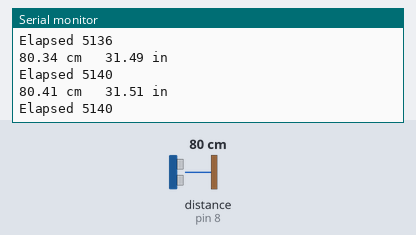
This sketch was run on a simulated Arduino Uno, built with avr-gcc and run on an emulated ATmega328P. Shown: the last lines printed to the serial monitor. Wiring (inferred from the names in the program): ultrasonic range finder: trigger pin 7; echo pin 8. Inputs (shaded band) come from the test bench; at power-on: distance to the obstacle (sensor on pin 8) 80 cm. The echo pulse lasts 58.3 µs per cm.

Above: at 1.2 s.
1.3 s: distance to the obstacle (sensor on pin 8) set to 4 cm
At 1.35 s:
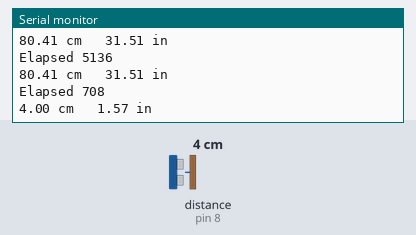
4.3 s: distance to the obstacle (sensor on pin 8) set to 9 cm
At 4.31 s:
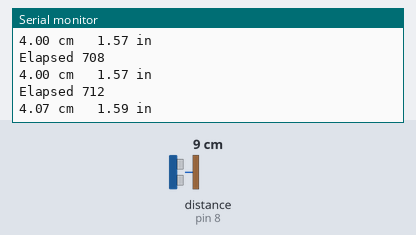
7.3 s: distance to the obstacle (sensor on pin 8) set to 2 cm
At 7.36 s:
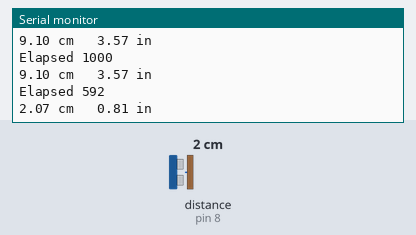
10.3 s: distance to the obstacle (sensor on pin 8) set to 60 cm
At 10.38 s:
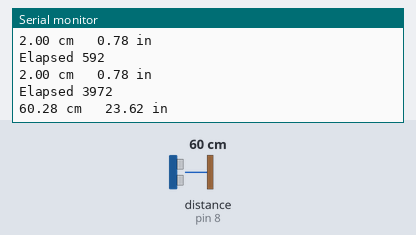
13.3 s: distance to the obstacle (sensor on pin 8) set to 35 cm
At 13.31 s:
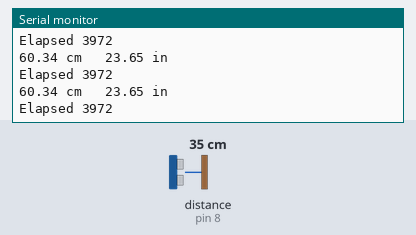
Timing chart, 0 to 16.3 s (numbered marks = the images above; inputs shaded):
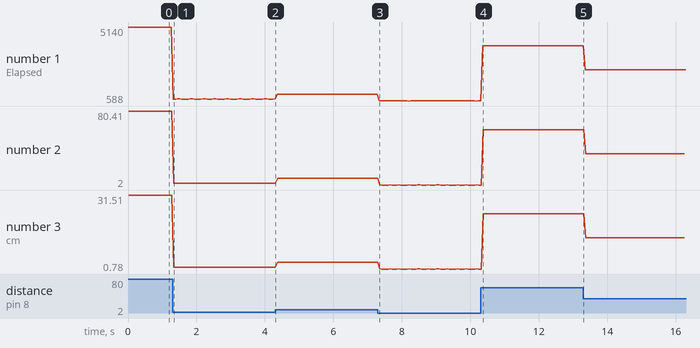

The sketch:

sketch_HC-SR04_Ultrasonic_Demo.ino
```cpp
// (licence header left out)
// Pins
const int TRIG_PIN = 7;
const int ECHO_PIN = 8;

// Anything over 400 cm (23200 us pulse) is "out of range"
const unsigned int MAX_DIST = 23200;

void setup() {

  // The Trigger pin will tell the sensor to range find
  pinMode(TRIG_PIN, OUTPUT);
  digitalWrite(TRIG_PIN, LOW);

  // We'll use the serial monitor to view the sensor output
  Serial.begin(9600);
}

void loop() {

  unsigned long  t0 = micros();
  unsigned long t1;
  unsigned long t2;
  unsigned long pulse_width;
  float cm;
  float inches;

  // Hold the trigger pin high for at least 10 us
  digitalWrite(TRIG_PIN, HIGH);
  delayMicroseconds(10);
  digitalWrite(TRIG_PIN, LOW);

  // Wait for pulse on echo pin
  while ( digitalRead(ECHO_PIN) == 0 );

  // Measure how long the echo pin was held high (pulse width)
  // Note: the micros() counter will overflow after ~70 min
  t1 = micros();
  while ( digitalRead(ECHO_PIN) == 1);
  t2 = micros();
  pulse_width = t2 - t1;

  // Calculate distance in centimeters and inches. The constants
  // are found in the datasheet, and calculated from the assumed speed
  //of sound in air at sea level (~340 m/s).
  cm = pulse_width / 58.0;
  inches = pulse_width / 148.0;

  unsigned long  t9 = micros();
  unsigned long elapsed = t9 - t0;
  Serial.print("Elapsed ");
  Serial.println(elapsed);

  // Print out results
  if ( pulse_width > MAX_DIST ) {
    Serial.println("Out of range");
  } else {
    Serial.print(cm);
    Serial.print(" cm \t");
    Serial.print(inches);
    Serial.println(" in");
  }

  // Wait at least 60ms before next measurement
  delay(60);
}
```

Measured:
- after the input at 1.3 s, the serial monitor: prints a new line at once (image 1)
- after the input at 7.3 s, the serial monitor: prints a new line at once (image 3)
- after the input at 10.3 s, the serial monitor: prints a new line after 0.06 s (image 4)
- plotted number 1: 5136 → 712 after the input at 1.3 s, 712 → 1000 after the input at 4.3 s, 1000 → 592 after the input at 7.3 s, 592 → 3972 after the input at 10.3 s, 3972 → 2516 after the input at 13.3 s
- plotted number 2: 80.41 → 4 after the input at 1.3 s, 4 → 9.1 after the input at 4.3 s, 9.1 → 2 after the input at 7.3 s, 2 → 60.34 after the input at 10.3 s, 60.34 → 35.17 after the input at 13.3 s
- plotted number 3: 31.51 → 1.57 after the input at 1.3 s, 1.57 → 3.57 after the input at 4.3 s, 3.57 → 0.78 after the input at 7.3 s, 0.78 → 23.65 after the input at 10.3 s, 23.65 → 13.78 after the input at 13.3 s
